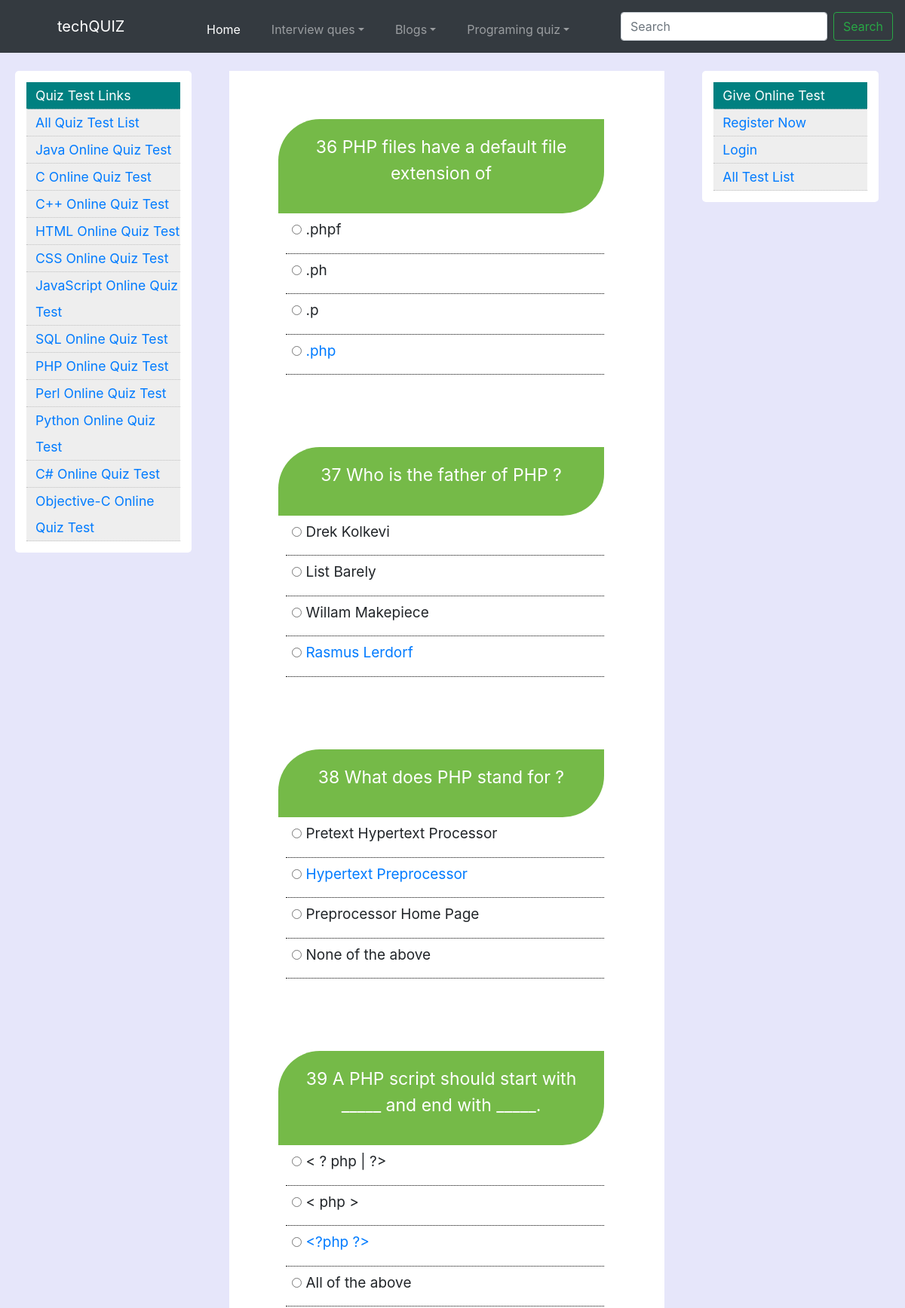
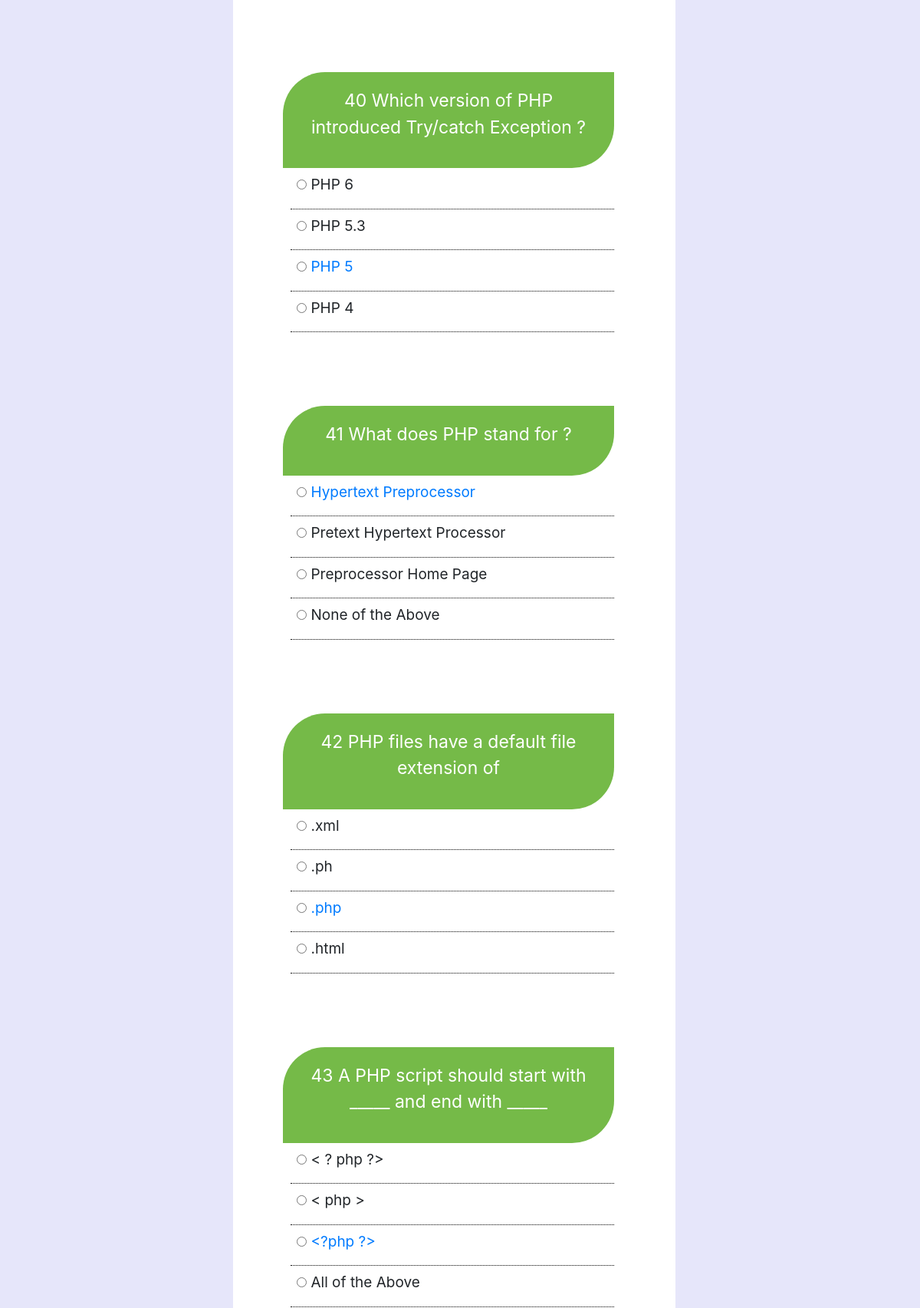
The page /phpscript/view_answer.php (upper part) on the database its author committed (2 pictures, top to bottom).
### tables this page shows
CREATE TABLE `questions` (
  `ques_id` int(11) NOT NULL,
  `ques_title` varchar(200) NOT NULL,
  `ans_id` varchar(100) NOT NULL,
  `cat_id` int(11) NOT NULL
);

CREATE TABLE `options` (
  `opt_id` int(11) NOT NULL,
  `option_det` varchar(255) NOT NULL,
  `ques_id` int(11) NOT NULL,
  `ans_id` varchar(255) NOT NULL
);

### phpscript/view_answer.php (the view, shortened to what this page needs)
<!doctype html>
<html lang="en">
<head>
    <link rel="stylesheet" href="style1.css">
    <link rel="stylesheet" href="https://use.fontawesome.com/releases/v5.1.1/css/all.css"
>
    <link rel="stylesheet" href="https://stackpath.bootstrapcdn.com/bootstrap/4.3.1/css/bootstrap.min.css"
>
</head>
<body>
 <?php include_once('mql_connection.php');
$cat_id=2;
?>
    <div class="navigation">
        <nav class="navbar navbar-expand-lg navbar-dark bg-dark">
            <a class="navbar-brand" href="#">techQUIZ</a>
            <div class="collapse navbar-collapse" id="collapsibleNavId">
                <ul class="navbar-nav mr-auto mt-2 mx-auto">
                    <li class="nav-item active">
                        <a class="nav-link" href="#">Home <span class="sr-only">(current)</span></a>
                    </li>
                    <li class="nav-item dropdown">
                        <a class="nav-link dropdown-toggle" href="#" id="dropdownId" data-toggle="dropdown"
                            aria-haspopup="true" aria-expanded="false">Interview ques</a>
                    </li>
                    <li class="nav-item dropdown">
                        <a class="nav-link dropdown-toggle" href="#" id="dropdownId" data-toggle="dropdown"
                            aria-haspopup="true" aria-expanded="false">Blogs</a>
                    </li>
                    <li class="nav-item dropdown">
                        <a class="nav-link dropdown-toggle" href="#" id="dropdownId" data-toggle="dropdown"
                            aria-haspopup="true" aria-expanded="false">Programing quiz</a>
                    </li>
                </ul>
                <form class="form-inline my-2 ">
                    <input class="form-control mr-sm-2" type="text" placeholder="Search">
                    <button class="btn btn-outline-success my-2 my-sm-0" type="submit">Search</button>
                </form>
            </div>
        </nav>
    </div>
    <section>
        <div class="row mt-4">
            <div class="col-lg-3 col-md-12 col-12 left-col">
                <div class="left-div">
                    <div class="left-col-ul mx-auto">
                        <li class="left_col_title">Quiz Test Links</li>
                        <li><a href="">All Quiz Test List</a></li>
                        <li><a href="">Java Online Quiz Test</a></li>
                        <li><a href="/Online%20Quiz%20System/phpscript/quiz.php?id=">C Online Quiz Test</a></li>
                        <li><a href="">C++ Online Quiz Test</a></li>
                        <li><a href="">HTML Online Quiz Test</a></li>
                        <li><a href="">CSS Online Quiz Test</a></li>
                        <li><a href="">JavaScript Online Quiz Test</a></li>
                        <li><a href="">SQL Online Quiz Test</a></li>
                        <li><a href="">PHP Online Quiz Test</a></li>
                        <li><a href="">Perl Online Quiz Test</a></li>
                        <li><a href="">Python Online Quiz Test</a></li>
                        <li><a href="">C# Online Quiz Test</a></li>
                        <li><a href="">Objective-C Online Quiz Test</a></li>
                    </div>
                </div>
            </div>
            <div class="col-lg-6 col-md-12 center-col col-12">
                <div class="center-div">
                        <div class="row ">
                            <div class="col-10 mx-auto">
                                <div class="loader">
                             <?php
                            $quesql="SELECT * FROM `questions` where cat_id='$cat_id'";
                            $quesesult=$con->query($quesql);
                            while($ques_row=mysqli_fetch_assoc($quesesult))
                            {
                                $ques_id=$ques_row['ques_id'];
                            ?>
                                    <div class="mt-5 p-3" id="quiz">
                                        <div class="question">
                                            <p class="text-center"><span class="" id="qid"><?php echo $ques_id ?></span>
                                                <span id="question"><?php echo $ques_row['ques_title'];?></span>
                                            </p>
                                        </div>
                                        <ul>
                                            <?php
                                         $i=0;
                                         $ans=['a','b','c','d'];
                                         $optsql="SELECT * FROM `options` where ques_id='$ques_id'";
                                         $optresult=$con->query($optsql);
                                         while($opt_row=mysqli_fetch_assoc($optresult))
                                         {
                                        ?>
                                            <li>
                                                <input type="radio" id="" name="selector[<?php echo $ques_id;?>]"
                                                    value="<?php echo $ans[$i];?>">
                                                <label for="f-option" class="element-animation  <?php
                    if($ans[$i]==$ques_row['ans_id'])
                    {
                        echo "text-primary";
                    }
                    ?>"><?php echo $opt_row['option_det']; ?></label>
                                            </li>
                                            <?php
                                         $i=$i+1;
                                         }
                                        ?>
                                        </ul>
                                    </div>
                                    <?php } ?>
                                </div>
                            </div>
                        </div>
                </div>
            </div>
            <div class="col-lg-3 col-md-12 col-12 right-col">
                <div class="right-div">
                    <div class="right-col-ul">
                        <li class="left_col_main_topic">Give Online Test</li>
                        <li><a href="">Register Now</a></li>
                        <li><a href="">Login</a></li>
                        <li><a href="">All Test List</a></li>
                    </div>
                </div>
            </div>
        </div>
    </section>
</body>
</html>

### css/style1.css (style rules this page uses)
.navbar-brand { font-size: 30px; margin-left: 60px; }
body { margin: 0; padding: 0; background: rgb(230,230,250)!important; }
.navigation { width: 100%; }
.navigation .nav-item { margin-left: 25px; }
section { min-height: 100vh; }
section .row { margin-right: 0; }
section .left-col .left-div { margin:0 20px; background-color: white; padding: 15px; border-radius: 5px; }
section .left-col li { background-color: #eee; padding-left: 12px; list-style-type: none; line-height: 35px; border-bottom: 1px dotted silver; font-size: 110%; }
section .right-col .right-div { background-color: white; margin:0 20px; background-color: white; padding: 15px; border-radius: 5px; }
section .right-col li { background-color: #eee; padding-left: 12px; list-style-type: none; line-height: 35px; border-bottom: 1px dotted silver; font-size: 110%; }
section .center-col .center-div { background-color: white; }
.left_col_title,.left_col_main_topic { background-color:#008080!important; color: white; }
.question { background: #75ba48; padding: 20px; color: #fff; font-size: 23px; border-bottom-right-radius: 55px; border-top-left-radius: 55px; }
.center-div ul { list-style: none; margin-left: 10px; padding: 0; }
.center-div ul li { padding: 8px; border-bottom: 1px dotted black; font-size: 19px; }

### rows shown on the page
questions: ques_id "36", ques_title "PHP files have a default file extension of"
options: option_det ".phpf"
options: option_det ".ph"
options: option_det ".p"
options: option_det ".php"
questions: ques_id "37", ques_title "Who is the father of PHP ?"
options: option_det "Drek Kolkevi"
options: option_det "List Barely"
options: option_det "Willam Makepiece"
options: option_det "Rasmus Lerdorf"
questions: ques_id "38", ques_title "What does PHP stand for ?"
options: option_det "Pretext Hypertext Processor"
options: option_det "Hypertext Preprocessor"
options: option_det "Preprocessor Home Page"
options: option_det "None of the above"
questions: ques_id "39", ques_title "A PHP script should start with _____ and end with _____."
options: option_det "< ? php | ?>"
options: option_det "< php >"
options: option_det "<?php ?>"
options: option_det "All of the above"
questions: ques_id "40", ques_title "Which version of PHP introduced Try/catch Exception ?"
options: option_det "PHP 6"
options: option_det "PHP 5.3"
options: option_det "PHP 5"
options: option_det "PHP 4"
questions: ques_id "41", ques_title "What does PHP stand for ?"
options: option_det "Hypertext Preprocessor"
options: option_det "Pretext Hypertext Processor"
options: option_det "Preprocessor Home Page"
options: option_det "None of the Above"
questions: ques_id "42", ques_title "PHP files have a default file extension of"
options: option_det ".xml"
options: option_det ".ph"
options: option_det ".php"
options: option_det ".html"
questions: ques_id "43", ques_title "A PHP script should start with _____ and end with _____"
options: option_det "< ? php ?>"
options: option_det "< php >"
options: option_det "<?php ?>"
options: option_det "All of the Above"
